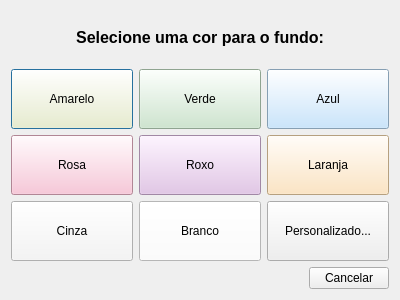
<?xml version="1.0" encoding="UTF-8"?>
<ui version="4.0">
 <class>DialogCoresFundo</class>
 <widget class="QDialog" name="DialogCoresFundo">
  <property name="geometry">
   <rect>
    <x>0</x>
    <y>0</y>
    <width>400</width>
    <height>300</height>
   </rect>
  </property>
  <property name="windowTitle">
   <string>Escolher Cor de Fundo</string>
  </property>
  <property name="windowIcon">
   <iconset>
    <normaloff>../assets/icons/cores.png</normaloff>../assets/icons/cores.png</iconset>
  </property>
  <layout class="QVBoxLayout" name="verticalLayout">
   <item>
    <widget class="QLabel" name="labelTitulo">
     <property name="font">
      <font>
       <pointsize>12</pointsize>
       <weight>75</weight>
       <bold>true</bold>
      </font>
     </property>
     <property name="text">
      <string>Selecione uma cor para o fundo:</string>
     </property>
     <property name="alignment">
      <set>Qt::AlignCenter</set>
     </property>
    </widget>
   </item>
   <item>
    <layout class="QGridLayout" name="gridLayout">
     <item row="0" column="0">
      <widget class="QPushButton" name="btnAmarelo">
       <property name="minimumSize">
        <size>
         <width>80</width>
         <height>60</height>
        </size>
       </property>
       <property name="styleSheet">
        <string notr="true">background-color: #FFF9C4;</string>
       </property>
       <property name="text">
        <string>Amarelo</string>
       </property>
      </widget>
     </item>
     <item row="0" column="1">
      <widget class="QPushButton" name="btnVerde">
       <property name="minimumSize">
        <size>
         <width>80</width>
         <height>60</height>
        </size>
       </property>
       <property name="styleSheet">
        <string notr="true">background-color: #C8E6C9;</string>
       </property>
       <property name="text">
        <string>Verde</string>
       </property>
      </widget>
     </item>
     <item row="0" column="2">
      <widget class="QPushButton" name="btnAzul">
       <property name="minimumSize">
        <size>
         <width>80</width>
         <height>60</height>
        </size>
       </property>
       <property name="styleSheet">
        <string notr="true">background-color: #BBDEFB;</string>
       </property>
       <property name="text">
        <string>Azul</string>
       </property>
      </widget>
     </item>
     <item row="1" column="0">
      <widget class="QPushButton" name="btnRosa">
       <property name="minimumSize">
        <size>
         <width>80</width>
         <height>60</height>
        </size>
       </property>
       <property name="styleSheet">
        <string notr="true">background-color: #F8BBD0;</string>
       </property>
       <property name="text">
        <string>Rosa</string>
       </property>
      </widget>
     </item>
     <item row="1" column="1">
      <widget class="QPushButton" name="btnRoxo">
       <property name="minimumSize">
        <size>
         <width>80</width>
         <height>60</height>
        </size>
       </property>
       <property name="styleSheet">
        <string notr="true">background-color: #E1BEE7;</string>
       </property>
       <property name="text">
        <string>Roxo</string>
       </property>
      </widget>
     </item>
     <item row="1" column="2">
      <widget class="QPushButton" name="btnLaranja">
       <property name="minimumSize">
        <size>
         <width>80</width>
         <height>60</height>
        </size>
       </property>
       <property name="styleSheet">
        <string notr="true">background-color: #FFE0B2;</string>
       </property>
       <property name="text">
        <string>Laranja</string>
       </property>
      </widget>
     </item>
     <item row="2" column="0">
      <widget class="QPushButton" name="btnCinza">
       <property name="minimumSize">
        <size>
         <width>80</width>
         <height>60</height>
        </size>
       </property>
       <property name="styleSheet">
        <string notr="true">background-color: #F5F5F5;</string>
       </property>
       <property name="text">
        <string>Cinza</string>
       </property>
      </widget>
     </item>
     <item row="2" column="1">
      <widget class="QPushButton" name="btnBranco">
       <property name="minimumSize">
        <size>
         <width>80</width>
         <height>60</height>
        </size>
       </property>
       <property name="styleSheet">
        <string notr="true">background-color: #FFFFFF;</string>
       </property>
       <property name="text">
        <string>Branco</string>
       </property>
      </widget>
     </item>
     <item row="2" column="2">
      <widget class="QPushButton" name="btnPersonalizado">
       <property name="minimumSize">
        <size>
         <width>80</width>
         <height>60</height>
        </size>
       </property>
       <property name="text">
        <string>Personalizado...</string>
       </property>
      </widget>
     </item>
    </layout>
   </item>
   <item>
    <layout class="QHBoxLayout" name="horizontalLayout">
     <item>
      <spacer name="horizontalSpacer">
       <property name="orientation">
        <enum>Qt::Horizontal</enum>
       </property>
       <property name="sizeHint" stdset="0">
        <size>
         <width>40</width>
         <height>20</height>
        </size>
       </property>
      </spacer>
     </item>
     <item>
      <widget class="QPushButton" name="btnCancelar">
       <property name="text">
        <string>Cancelar</string>
       </property>
      </widget>
     </item>
    </layout>
   </item>
  </layout>
 </widget>
 <resources/>
 <connections/>
</ui>
